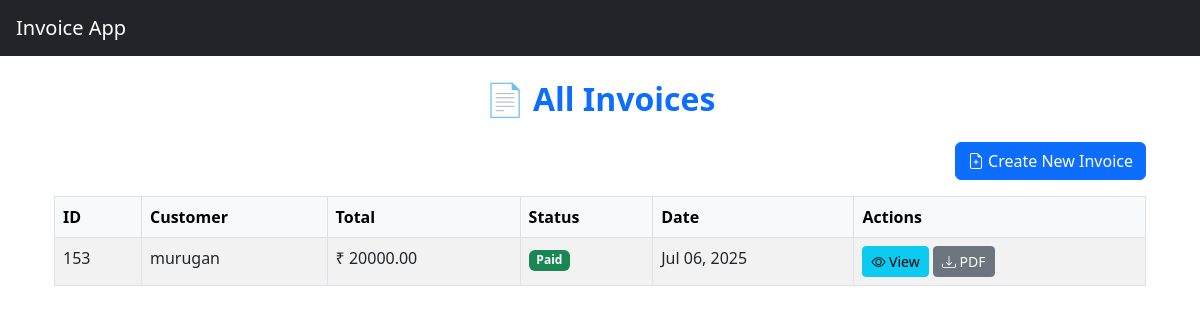
Page /invoice/list/ (signed in) on the earlier database version.
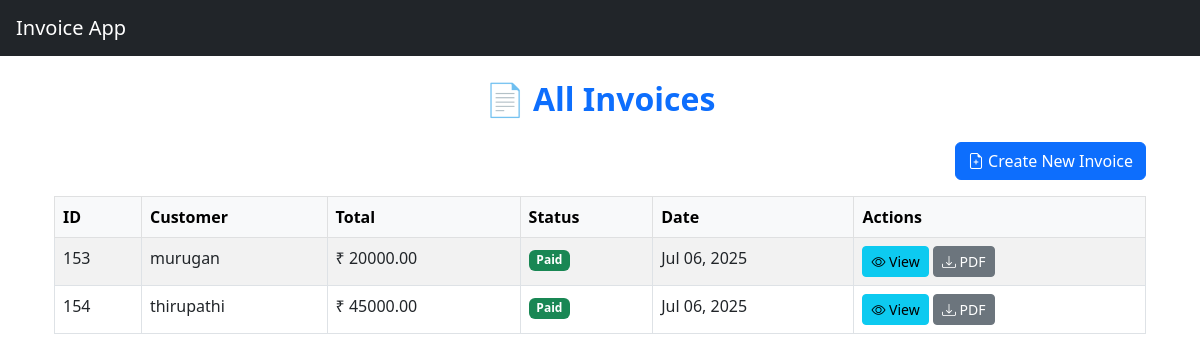
Same page on the later database version.
### app1/models.py (models this page shows, shortened)
class Invoice(models.Model):
    customer = models.ForeignKey('Customer', on_delete=models.CASCADE)
    total = models.DecimalField(max_digits=10, decimal_places=2)
    status = models.CharField(max_length=20, choices=[('Paid', 'Paid'), ('Unpaid', 'Unpaid')])
    date = models.DateField(auto_now_add=True)  # You may already have this
    created_at = models.DateTimeField(auto_now_add=True)  # ✅ Add this if missing

class Customer(models.Model):
    name = models.CharField(max_length=100)
    email = models.EmailField()
    phone = models.CharField(max_length=15)
    address = models.TextField()

### app1/views.py (the view)
# urls.py: path('list/', views.invoice_list, name='invoice_list'),
@login_required
def invoice_list(request):
    invoices = Invoice.objects.all()
    return render(request, "invoice_app/invoice_list.html", {"invoices": invoices})

### app1/templates/invoice_app/invoice_list.html (shortened to what this page needs)
{% extends 'invoice_app/base.html' %}
{% load crispy_forms_tags %}
{% block content %}
<div class="container mt-4">
  <h2 class="mb-4 fw-bold text-primary text-center">📄 All Invoices</h2>
  <div class="text-end mb-3">
    <a href="{% url 'create_invoice' %}" class="btn btn-primary">
      <i class="bi bi-file-earmark-plus"></i> Create New Invoice
    </a>
  </div>
  {% if invoices %}
  <table class="table table-bordered table-striped">
    <thead class="table-light">
      <tr>
        <th>ID</th>
        <th>Customer</th>
        <th>Total</th>
        <th>Status</th>
        <th>Date</th>
        <th>Actions</th>
      </tr>
    </thead>
    <tbody>
      {% for invoice in invoices %}
      <tr>
        <td>{{ invoice.id }}</td>
        <td>{{ invoice.customer.name }}</td>
        <td>₹ {{ invoice.total }}</td>
        <td>
          {% if invoice.status == "Paid" %}
          <span class="badge bg-success">Paid</span>
          {% else %}
          <span class="badge bg-danger">Unpaid</span>
          {% endif %}
        </td>
        <td>{{ invoice.date|date:"M d, Y" }}</td>
        <td>
          <a
            href="{% url 'invoice_detail' pk=invoice.id %}"
            class="btn btn-info btn-sm"
          >
            <i class="bi bi-eye"></i> View
          </a>
          <a
            href="{% url 'download_invoice_pdf' invoice_id=invoice.id %}"
            class="btn btn-secondary btn-sm"
          >
            <i class="bi bi-download"></i> PDF
          </a>
        </td>
      </tr>
      {% endfor %}
    </tbody>
  </table>
  {% else %}
  <p class="text-muted">No invoices available.</p>
  {% endif %}
</div>
{% endblock %}

### app1/templates/invoice_app/base.html (shortened to what this page needs)
<!DOCTYPE html>
<html lang="en">
  <head>
    <link
      rel="stylesheet"
      href="https://cdn.jsdelivr.net/npm/bootstrap@5.3.0/dist/css/bootstrap.min.css"
    />
    <link
      href="https://cdn.jsdelivr.net/npm/bootstrap-icons@1.10.5/font/bootstrap-icons.css"
      rel="stylesheet"
    />
  </head>
  <body>
    <nav class="navbar navbar-expand-lg navbar-dark bg-dark px-3">
      <a class="navbar-brand" href="{% url 'dashboard' %}">Invoice App</a>
    </nav>
    <div class="container mt-4">{% block content %}{% endblock %}</div>
  </body>
</html>

Differences in the rows shown:
added Invoice: id "154", customer.name "thirupathi", total "45000.00", status "Paid", date "Jul 06, 2025"
